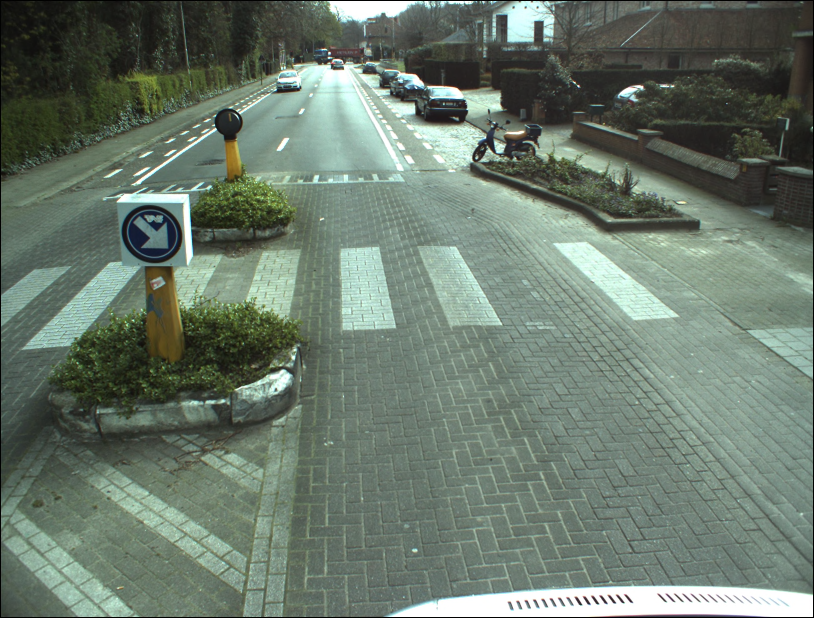
#> input picture 00/image.000351.jp2, 1628 x 1236 px (shown at 1/2 size); its folder holds only this picture in this run
$ jupyter execute couleur.ipynb
#> lines starting #> are read from the running program, lines starting #| are printed output that depends on the picture; after the words box and inside, x2 and y2 are one past the last pixel; in counts of white or black regions, pixels touching at a corner belong together
[cell 1]
import os
import cv2
import numpy as np
import imutils
import math

def main():
    if not os.path.exists('results'):
        os.makedirs('results')
    if not os.path.exists("BelgiumTSC_Training/"):
        os.makedirs("BelgiumTSC_Training/")


    directory = '00/'

    for filename in os.listdir(directory):
        f = os.path.join(directory, filename)
        # checking if it is a file
        if os.path.isfile(f):
            print(f)

            if f.endswith('.ppm') or f.endswith('.jpeg') or f.endswith('.jp2'):

                process(f)
def apply_mask(img,mask):

    imgsignalisation = img.copy()
    imgsignalisation[np.where(mask == 0)] = 0
    imgsignalisation[np.where(imgsignalisation != 0)] = 255


    # cv2.imshow('result', mask)
    # cv2.waitKey(0)
    contours, _ = cv2.findContours(mask, cv2.RETR_EXTERNAL, cv2.CHAIN_APPROX_SIMPLE)
    # contours = imutils.grab_contours(contours)
    contours = sorted(contours, key=cv2.contourArea, reverse=True)

    contour_list = []
    best_ratio = 0
    maxLength = 0
    if len(contours) == 0:
        return -1
    for contour in contours:
        length = cv2.arcLength(contour,True)
        approx = cv2.approxPolyDP(contour,0.01*length, True)
        area = cv2.contourArea(contour)
        if area == 0:
            continue


        rayon = length/(2*math.pi)
        ratio = (math.pi*rayon**2) / (area)
        if ratio > 1:
            ratio = 1/ratio


        if ((len(approx) > 3) & (len(approx) < 20) ):
            if (area > maxLength*0.5 or ratio > best_ratio):
                maxLength = area


                best_ratio = ratio
                #del contour_list[:]
                contour_list.append(contour)
            elif (area == maxLength):
                contour_list.append(contour)
    if len(contour_list) == 0:
        return contours[0]

    # cv2.drawContours(image=imgoriginale,contours=contours,contourIdx=-1,color=(0, 255, 0), thickness=2, lineType=cv2.LINE_AA)
    # cv2.imshow('rr', imgoriginale)
    # cv2.waitKey(0)

    return contour_list


def contour_in_contour(contour1,contour2):

    for point in contour1:
        x = int(point[0][0])
        y = int(point[0][1])
        if cv2.pointPolygonTest(contour2,(x,y),False) < 0 :
            return False
    return True

def process(file):

    # Import de l'image
#> called with file = '00/image.000351.jp2'
    imgoriginale = cv2.imread(file, cv2.IMREAD_COLOR)
#> imgoriginale is the input picture: shape (1236, 1628, 3); mean B, G, R 108.1, 121.2, 106.5
    # cv2.imshow("Originale", imgoriginale)

    # On resize si grande image
    height, width = imgoriginale.shape[:2]
    resized = imgoriginale.copy()

    lab = cv2.cvtColor(resized, cv2.COLOR_BGR2LAB)
#> lab: shape (1236, 1628, 3); mean of channels 0, 1, 2 123.9, 120.1, 133.5
    clahe = cv2.createCLAHE(clipLimit = 3., tileGridSize = (8, 8))
    l, a, b = cv2.split(lab)
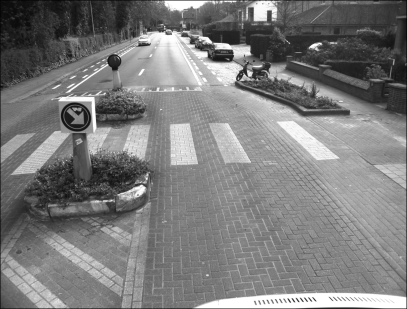
#> l: shape (1236, 1628) (shown at 1/4 size); min 0, max 255, mean 123.9
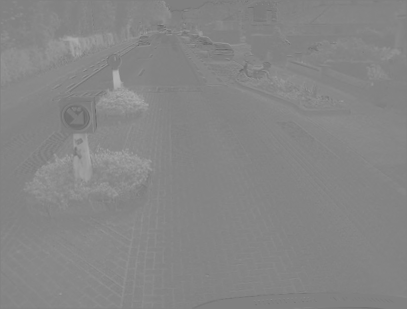
#> b: shape (1236, 1628) (shown at 1/4 size); min 86, max 179, mean 133.5
    l2 = clahe.apply(l)
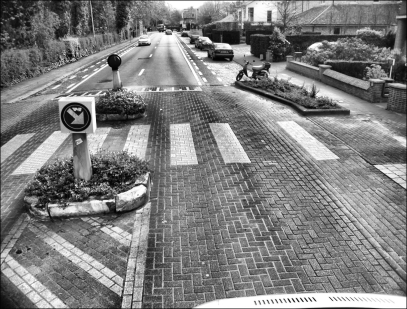
#> l2: shape (1236, 1628) (shown at 1/4 size); min 0, max 255, mean 126.7
    lab = cv2.merge((l2, a, b))
#> lab: shape (1236, 1628, 3); mean of channels 0, 1, 2 126.7, 120.1, 133.5
    imgprocess = cv2.cvtColor(lab, cv2.COLOR_LAB2BGR)

    # On floute avec du gaussian puis du median blur
    blur = cv2.GaussianBlur(imgprocess, (9, 9), 0)
    blur = cv2.medianBlur(blur, 9)
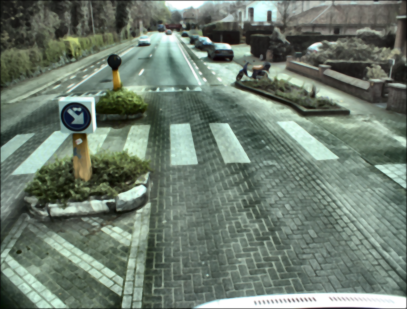
#> blur: shape (1236, 1628, 3) (shown at 1/4 size); mean B, G, R 110.9, 124.2, 109.5

    # On transforme l'image en image HSV
    img_hsv = cv2.cvtColor(blur, cv2.COLOR_BGR2HSV)
#> img_hsv: shape (1236, 1628, 3); mean H, S, V 59.4, 41.2, 124.6


    # Définit la range du rouge en HSV
    lower_red = np.array([0, 50, 50])
    upper_red = np.array([10, 255, 255])

    # Crée un masque pour la couleur rouge en utilisant la range définie
    mask1 = cv2.inRange(img_hsv, lower_red, upper_red)
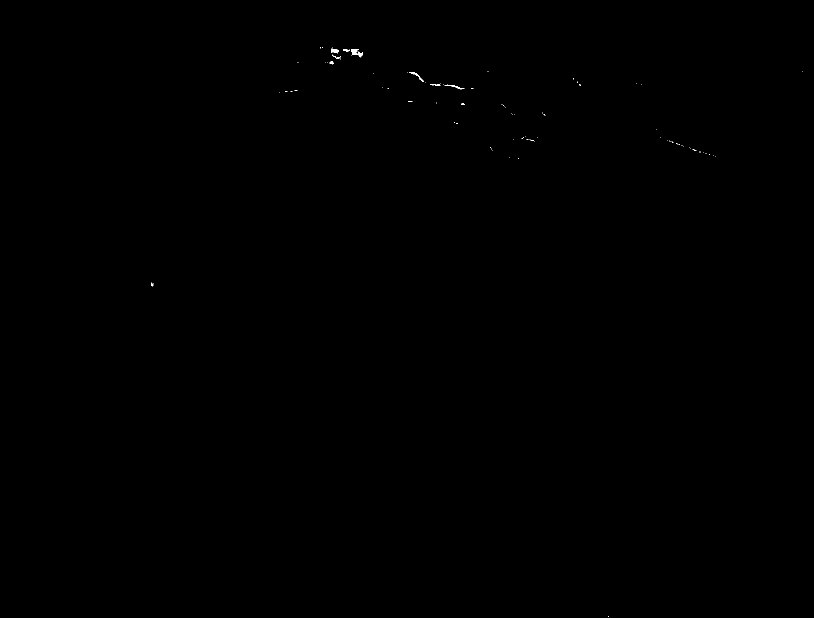
#> mask1: shape (1236, 1628) (shown at 1/2 size); 0.04% white; 92 white regions (83 under 20 px), largest, box (x1, y1, x2, y2) and area: (702, 98, 726, 115) 179, (662, 97, 678, 107) 93, (819, 144, 848, 164) 91
    # Masque rouge valeurs hautes
    lower_red = np.array([170, 70, 50])
    upper_red = np.array([180, 255, 255])
    mask_red = cv2.inRange(img_hsv.copy(), lower_red, upper_red)
#> mask_red: shape (1236, 1628); 0.01% white; 10 white regions (7 under 20 px), largest, box (x1, y1, x2, y2) and area: (663, 104, 675, 112) 52, (1213, 1234, 1233, 1236) 34, (713, 100, 720, 110) 25

    mask_red = cv2.bitwise_or(mask1, mask_red)
#> mask_red: shape (1236, 1628); 0.05% white; 94 white regions (84 under 20 px), largest, box (x1, y1, x2, y2) and area: (702, 98, 726, 115) 206, (662, 97, 678, 115) 163, (819, 144, 848, 164) 91

    # Masque bleu
    lower_blue = np.array([90, 100, 100])
    upper_blue = np.array([121, 255, 255])
    mask_blue = cv2.inRange(img_hsv.copy(), lower_blue, upper_blue)
#> mask_blue: shape (1236, 1628); 0.03% white in thin lines or dots, all inside (x1, y1, x2, y2) = (242, 102, 971, 504)

    # Jointure des masques pour les panneaux rouges et bleus

    lower_white = np.array([0, 0, 230])
    upper_white = np.array([200, 111, 255])
    mask_white = cv2.inRange(img_hsv.copy(), lower_white, upper_white)
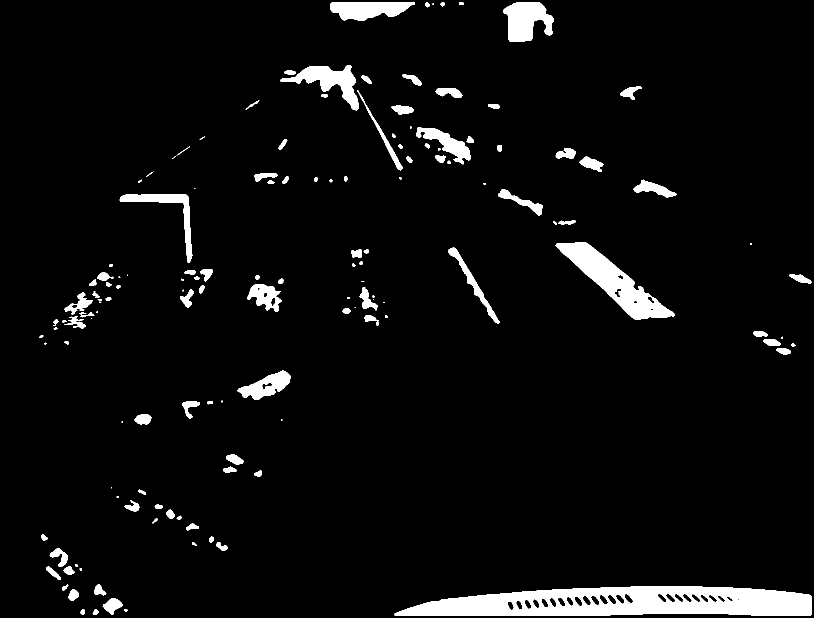
#> mask_white: shape (1236, 1628) (shown at 1/2 size); 4.9% white; 142 white regions (26 under 20 px)


    list_contours = []
    # Trouve les contours sur des images avec un filtre bleu, rouge et blanc
    list_blue = apply_mask(img_hsv,mask_blue)
#> in apply_mask, `contours, _ = cv2.findContours(mask, cv2.RETR_EXTERNAL, cv2.CHAIN_APPR..`: contours = 31 contours, 28 with area under 20; largest, box (x1, y1, x2, y2) and area: (812, 169, 848, 180) 110, (864, 197, 912, 200) 61, (382, 459, 388, 504) 23
#> the loop in apply_mask, `for contour in contours:` made 31 passes
#> (length, area, rayon, ratio, maxLength, best_ratio) on pass 1: (83.94, 110, 13.36, 0.196, 110, 0.196)
#> after the loop in apply_mask, `for contour in contours:`: best_ratio = 0.429; contour_list = 6 contours, 5 with area under 20; largest, box (x1, y1, x2, y2) and area: (812, 169, 848, 180) 110; maxLength = 4
#> list_blue has the same summary as contour_list in apply_mask
    list_red = apply_mask(img_hsv,mask_red)
#> in apply_mask (call 2), `contours, _ = cv2.findContours(mask, cv2.RETR_EXTERNAL, cv2.CHAIN_APPR..`: contours = 94 contours, 88 with area under 20; largest, box (x1, y1, x2, y2) and area: (702, 98, 726, 115) 172, (662, 97, 678, 115) 136, (819, 144, 848, 164) 53, (890, 169, 929, 179) 46, (686, 98, 700, 103) 32, (659, 122, 667, 129) 24
#> the loop in apply_mask (call 2), `for contour in contours:` made 94 passes
#> (length, area, rayon, ratio, maxLength, best_ratio) on passes 2, 6: (59.46, 136, 9.46, 0.483, 136, 0.483), (21.31, 24, 3.39, 0.664, 24, 0.664)
#> after the loop in apply_mask (call 2), `for contour in contours:`: best_ratio = 0.513; contour_list = 7 contours, 5 with area under 20; largest, box (x1, y1, x2, y2) and area: (662, 97, 678, 115) 136, (659, 122, 667, 129) 24; maxLength = 10
#> list_red has the same summary as contour_list in apply_mask
    list_white = apply_mask(img_hsv,mask_white,)
#> in apply_mask (call 3), `contours, _ = cv2.findContours(mask, cv2.RETR_EXTERNAL, cv2.CHAIN_APPR..`: contours = 142 contours, 39 with area under 20; largest, box (x1, y1, x2, y2) and area: (789, 1173, 1624, 1232) 38370, (1111, 484, 1350, 639) 11686, (1006, 4, 1107, 84) 5201, (561, 131, 717, 221) 4742, (660, 4, 830, 42) 4345

    if list_blue == -1 and list_red == -1:
        return

    # Recherche d'un contour obtenu par un filtre d'une couleur totalement contenu dans un autre contour obtenu par un filtre d'une autre couleur
    # et vérifie que le rapport des aires des contours ne varie pas trop
    for blue in list_blue:
        for red in list_red:
            if contour_in_contour(blue,red):
                ratio = cv2.contourArea(blue)/cv2.contourArea(red)
                if ratio < 0.5 :
                    list_contours.append(red)
            elif contour_in_contour(red,blue):
                ratio = cv2.contourArea(red)/cv2.contourArea(blue)
                if ratio < 0.5 :
                    list_contours.append(blue)
#> this loop made 6 passes
#> blue on pass 6: [[781, 150], [780, 151], [784, 151], [785, 150]]

    if list_blue == -1 and list_white == -1:
        return

    for white in list_white:
        for blue in list_blue:
            if contour_in_contour(white,blue):
                ratio = cv2.contourArea(white)/cv2.contourArea(blue)
                if ratio < 0.5 :
                    list_contours.append(blue)
            elif contour_in_contour(blue,white):
                ratio = cv2.contourArea(blue)/cv2.contourArea(white)
                if ratio < 0.5 :
                    list_contours.append(white)
#> this loop made 135 passes

    if list_white == -1 and list_red == -1:
        return

    for white in list_white:
        for red in list_red:
            if contour_in_contour(white,red):
                ratio = cv2.contourArea(white)/cv2.contourArea(red)
                if ratio < 0.5 :
                    list_contours.append(red)
            elif contour_in_contour(red,white):
                ratio = cv2.contourArea(red)/cv2.contourArea(white)
                if ratio < 0.5 :
                    list_contours.append(white)


    if len(list_contours) == 0:
        print('ok')
        mask_tmp = cv2.bitwise_or(mask_white, mask_blue, mask= None)
#> mask_tmp: shape (1236, 1628); 4.9% white; 171 white regions (49 under 20 px), largest, box (x1, y1, x2, y2) and area: (789, 1173, 1624, 1232) 35798, (1111, 484, 1350, 639) 11633, (1006, 4, 1107, 84) 5375
        mask = cv2.bitwise_or(mask_blue, mask_red, mask= None)
#> mask: shape (1236, 1628); 0.08% white; 125 white regions (107 under 20 px), largest, box (x1, y1, x2, y2) and area: (702, 98, 726, 115) 206, (662, 97, 678, 115) 163, (812, 169, 848, 180) 148
        list_contours = apply_mask(img_hsv,mask)
    # Trie les contours par aire
    list_contours = sorted(list_contours, key=cv2.contourArea, reverse=True)

    # Trace un rectangle entourant le contour
    (x,y,w,h) = cv2.boundingRect(list_contours[0])

    cv2.rectangle(imgoriginale, (x,y), (x+w,y+h), (0,255,0), 2)
    cv2.drawContours(imgoriginale, list_contours,  -1, (255,0,0), 2)
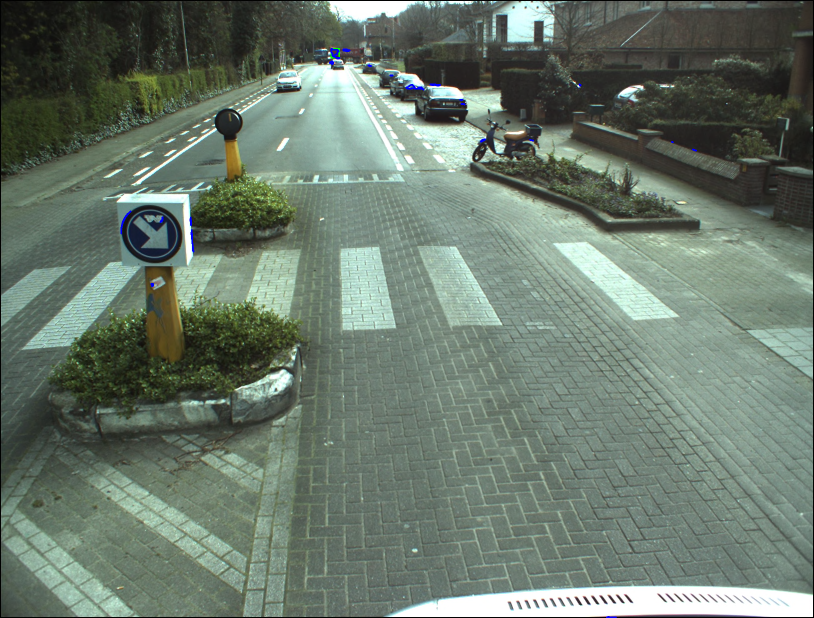
#> imgoriginale: shape (1236, 1628, 3) (shown at 1/2 size); mean B, G, R 108.2, 121.1, 106.4
    cv2.imshow('result', imgoriginale)
    cv2.waitKey()
    # raw_image = raw_image[y:y + h, x:x + w]

if __name__ == "__main__":
    main()

$ run again, on 00/image.001458.jp2
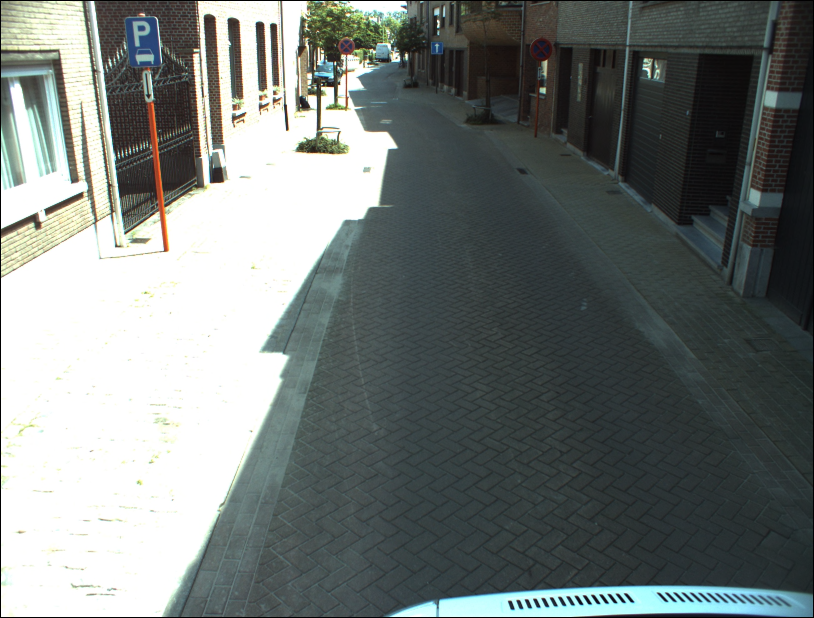
#> input picture 00/image.001458.jp2, 1628 x 1236 px (shown at 1/2 size)
#> in process, imgoriginale is the input picture: shape (1236, 1628, 3); mean B, G, R 119.2, 121.3, 114.7
#> img_hsv: shape (1236, 1628, 3); mean H, S, V 60.6, 26.2, 139.9
#> in process, `mask1 = cv2.inRange(img_hsv, lower_red, upper_red)`:
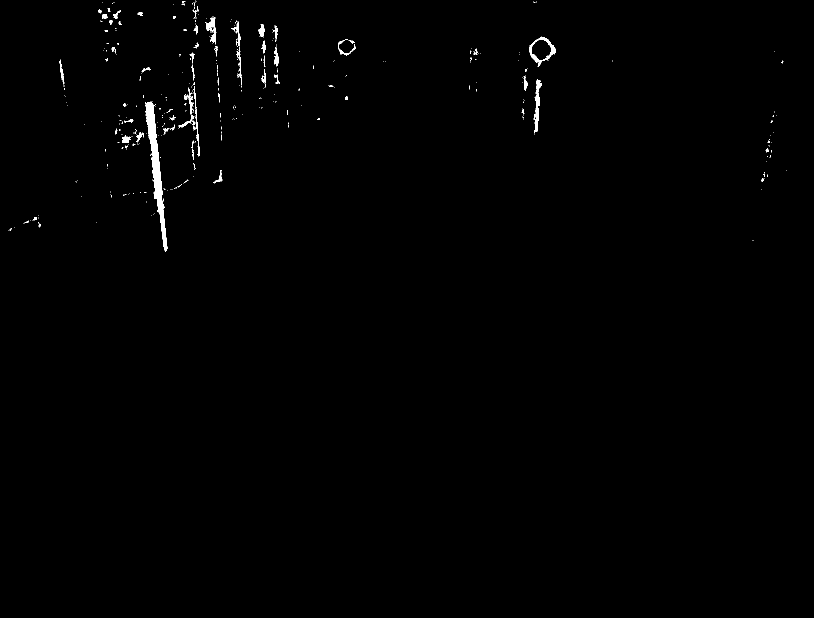
#> mask1: shape (1236, 1628) (shown at 1/2 size); 0.54% white; 400 white regions (346 under 20 px), largest, box (x1, y1, x2, y2) and area: (290, 203, 335, 504) 3719, (1059, 73, 1111, 134) 716, (1067, 159, 1084, 267) 653
#> mask_blue: shape (1236, 1628); 0.87% white; 55 white regions (31 under 20 px), largest, box (x1, y1, x2, y2) and area: (879, 1170, 1626, 1234) 13014, (252, 37, 318, 132) 2907, (810, 1201, 872, 1219) 206
#> mask_white: shape (1236, 1628); 26.9% white; 38 white regions (4 under 20 px)
#> contours = 43 contours, 21 with area under 20; largest, box (x1, y1, x2, y2) and area: (879, 1170, 1626, 1234) 13528, (252, 37, 318, 132) 2674, (633, 146, 662, 156) 146, (1313, 1190, 1339, 1207) 144, (810, 1201, 872, 1219) 143
#> the loop in apply_mask, `for contour in contours:` made 43 passes
#> (length, area, rayon, ratio, maxLength, best_ratio) on passes 1 to 8: (1978.7, 13527.5, 314.9, 0.0434, 13527.5, 0.0434), (523.9, 2674.5, 83.39, 0.122, 2674.5, 0.122), (67.21, 145.5, 10.7, 0.405, 145.5, 0.405), (71.84, 144.5, 11.43, 0.352, 144.5, 0.352), (142.2, 143, 22.64, 0.0888, 143, 0.0888), (47.21, 74.5, 7.51, 0.42, 74.5, 0.42), (45.31, 74, 7.21, 0.453, 74, 0.453), (31.9, 52.5, 5.08, 0.648, 52.5, 0.648)
#> after the loop in apply_mask, `for contour in contours:`: best_ratio = 0.589; contour_list = 29 contours, 7 with area under 20; largest, box (x1, y1, x2, y2) and area: (879, 1170, 1626, 1234) 13528, (252, 37, 318, 132) 2674, (633, 146, 662, 156) 146, (1313, 1190, 1339, 1207) 144, (810, 1201, 872, 1219) 143; maxLength = 3
#> list_blue has the same summary as contour_list in apply_mask
#> contours = 400 contours, 360 with area under 20; largest, box (x1, y1, x2, y2) and area: (290, 203, 335, 504) 3402, (1059, 73, 1111, 134) 1801, (1067, 159, 1084, 267) 531, (411, 33, 433, 89) 440, (676, 79, 712, 112) 356
#> the loop in apply_mask (call 2), `for contour in contours:` made 400 passes
#> (length, approx, area, rayon, ratio, maxLength, best_ratio) on pass 1: (727.5, [[301, 203], [290, 205], [308, 397], [331, 503]], 3401.5, 115.8, 0.0808, 3401.5, 0.0808)
#> the loop in process, `for blue in list_blue:` made 29 passes
#> blue on passes 28 to 29: [[233, 350], [233, 353], [234, 354], [234, 350]], [[243, 426], [243, 429], [244, 429], [244, 426]]
#> the loop in process, `for white in list_white:` made 29 passes
#> white on passes 18, 23, 24, 25, 28: [[415, 259], [415, 266], [419, 266], [419, 259]], [[417, 281], [417, 287], [421, 287], [421, 281]], [[89, 40], [89, 44], [95, 44], [95, 40]], [[78, 29], [78, 33], [84, 33], [84, 29]], [[88, 92], [88, 96], [93, 96], [93, 92]]
#> in process, `cv2.drawContours(imgoriginale, list_contours,  -1, (255,0,0), 2)`:
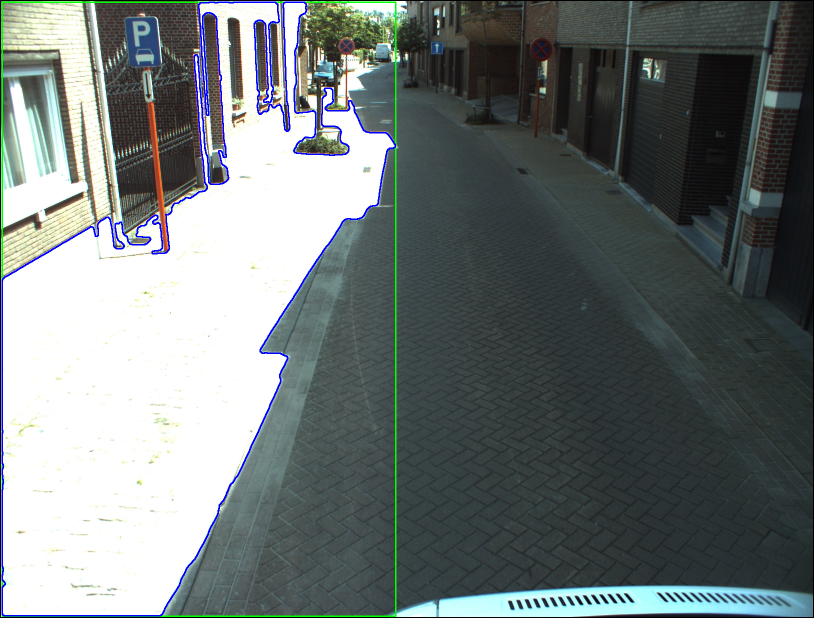
#> imgoriginale: shape (1236, 1628, 3) (shown at 1/2 size); mean B, G, R 118.9, 119.2, 111.6
